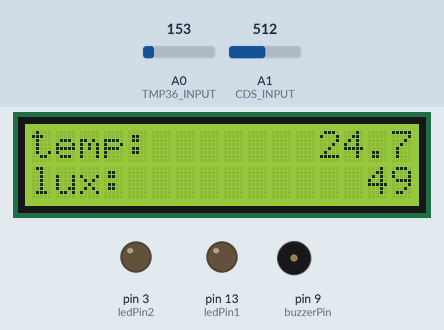
Recording of a sketch running on a simulated Arduino Uno, built with avr-gcc and run on an emulated ATmega328P. Parts: 16×2 character LCD, output pins drawn as LEDs (lit = HIGH), buzzer (waves = sounding). Inputs (shaded band) come from the test bench; at power-on: A0 (TMP36_INPUT) = 153, A1 (CDS_INPUT) = 512. What the sketch prints to the serial monitor is not drawn.

Above: at 0.3 s.
1.3 s: A0 (TMP36_INPUT) set to 135
At 3.1 s:
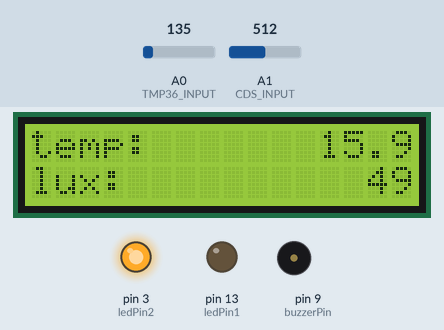
3.6 s: A1 (CDS_INPUT) set to 705
At 5.3 s:
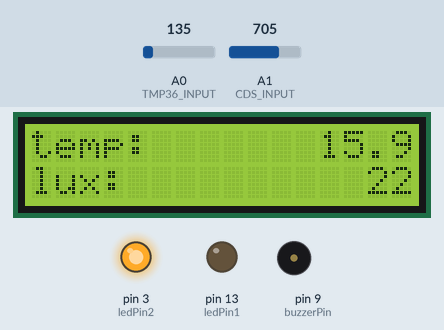
5.6 s: A1 (CDS_INPUT) set to 737
At 7.3 s:
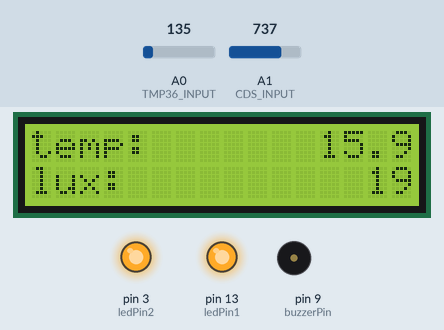
7.6 s: A0 (TMP36_INPUT) set to 165
At 8.7 s:
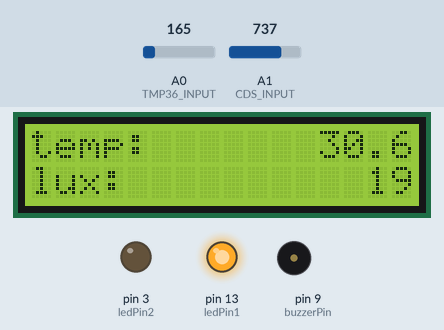
11.6 s: A0 (TMP36_INPUT) set to 175
At 12.3 s:
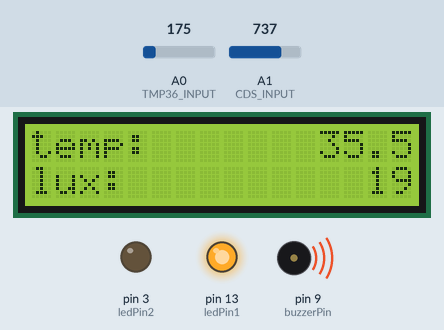
13.9 s: A1 (CDS_INPUT) set to 716
At 14.32 s:
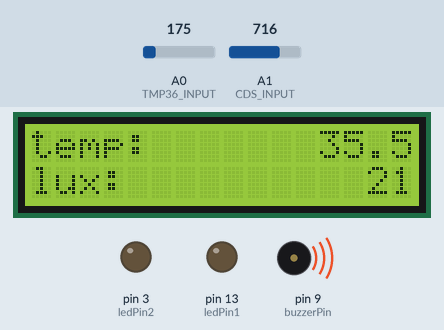
Timing chart, 0 to 16.9 s (numbered marks = the images above; inputs shaded):
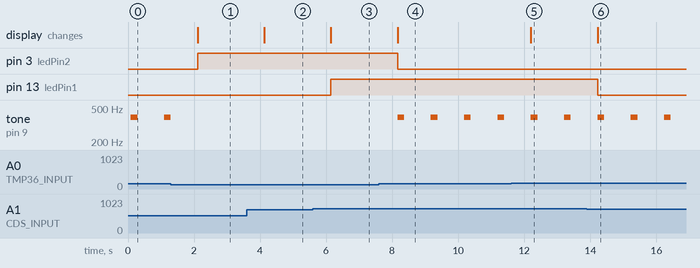

Measured:
- the behaviour switches between 152 and 151 on A0 (TMP36_INPUT) (found by bisection; images 0 and 1)
- the behaviour switches between 720 and 721 on A1 (CDS_INPUT) (found by bisection; images 2 and 3)
- after the input at 1.3 s, pin 3 (ledPin2): LOW → HIGH after 0.81 s; tone on pin 9 (buzzerPin): stops changing and stays silent; the display: changes after 0.81 s (image 1)
- after the input at 3.6 s, the display: changes after 0.53 s (image 2)
- after the input at 5.6 s, pin 13 (ledPin1): LOW → HIGH after 0.55 s; the display: changes after 0.55 s (image 3)
- after the input at 7.6 s, pin 3 (ledPin2): HIGH → LOW after 0.56 s; tone on pin 9 (buzzerPin): alternates 392 Hz for 0.20 s and silent for 0.81 s, starting after 0.56 s; the display: changes after 0.56 s (image 4)
- after the input at 11.6 s, the display: changes after 0.60 s (image 5)
- after the input at 13.9 s, pin 13 (ledPin1): HIGH → LOW after 0.32 s; the display: changes after 0.32 s (image 6)

The sketch:

ar03_cds_tmp36.ino
```cpp
#include <Wire.h>
// I2C LCD 라리브러리 설정
#include <LiquidCrystal_I2C.h>

LiquidCrystal_I2C lcd(0x27,16,2);

//  temperature & lux
#define TMP36_INPUT 0
#define CDS_INPUT 1
const int buzzerPin = 9; // 버저 핀
const int ledPin1 = 13; // LED 핀
const int ledPin2 = 3;
int a=20;
int b =24;
int tempo = 200;
void setup() {
  pinMode(ledPin1,OUTPUT);
  pinMode(ledPin2,OUTPUT);
  pinMode(buzzerPin, OUTPUT);

  Serial.begin(9600);
  lcd.init();
  lcd.backlight();
  lcd.clear();
  lcd.setCursor(0,0);
  lcd.print("temp:");
  lcd.setCursor(0,1);
  lcd.print("lux: ");

}
void loop() {
  // Temperature from TMP36
  int temp_value = analogRead(TMP36_INPUT);

  float voltage = temp_value * 5.0 * 1000;  // in mV
  voltage /= 1023.0;


  float tempC = (voltage - 500) / 10 ;


   // Lux from CdS (LDR)
  int cds_value = analogRead(CDS_INPUT);
  int lux = int(luminosity(cds_value));
  //Serial.print("ARnn,");
  Serial.print(tempC);
  //Serial.println(" degrees C");
  Serial.print(",");
  Serial.println(lux);
  lcd.setCursor(12,0);
  lcd.print(tempC);
  lcd.setCursor(14,1);
  lcd.print(lux);

  if(a<lux){
    digitalWrite(ledPin1,LOW);

  }else{
    digitalWrite(ledPin1,HIGH);

  }
  if(lux<a){

    frequency(392);
  }else{

    noTone(buzzerPin);
  }
  if(b<tempC){
    digitalWrite(ledPin2,LOW);

  }else{
    digitalWrite(ledPin2,HIGH);

  }
  if(b<tempC){

    frequency(392);
  }else{

    noTone(buzzerPin);
  }


  delay(1000);
}

//Voltage to Lux
double luminosity (int RawADC0){
  double Vout=RawADC0*5.0/1023.0;  // 5/1023 (Vin = 5 V)
  double lux=(2500/Vout-500)/10.0;
  // lux = 500 / Rldr, Vout = Ildr*Rldr = (5/(10 + Rldr))*Rldr
  return lux;
}
void frequency(int freq)
{
  // 주파수 값을 받아 부저를 울리는 함수

  tone(buzzerPin, freq, tempo);
}
```
